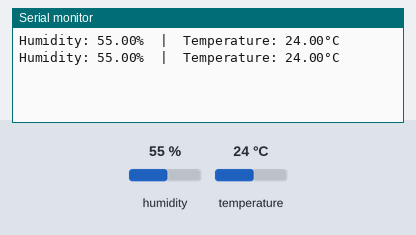
This program was run on a simulated Arduino Uno, built with avr-gcc and run on an emulated ATmega328P. Shown: the last lines printed to the serial monitor. The test bench sets the inputs (shaded band); at power-on: humidity 55 %, temperature 24 °C.

Above: at 2.8 s.
2.9 s: humidity set to 22 %
At 4.5 s:
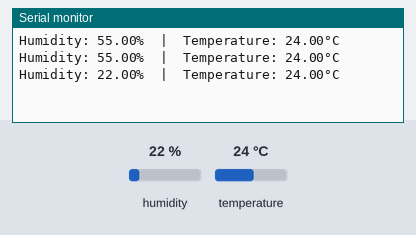
5.6 s: temperature set to 12 °C
At 6.9 s:
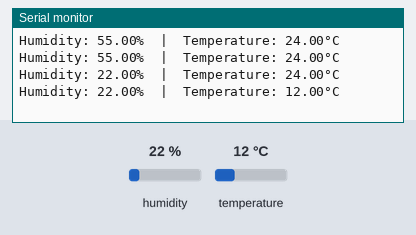
8.3 s: humidity set to 40 %
At 10.5 s:
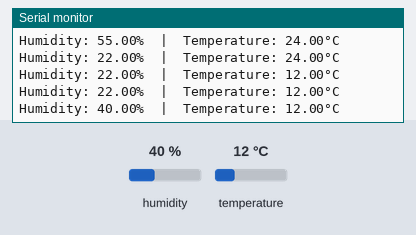
Timing chart, 0 to 12.0 s (numbered marks = the images above; inputs shaded):
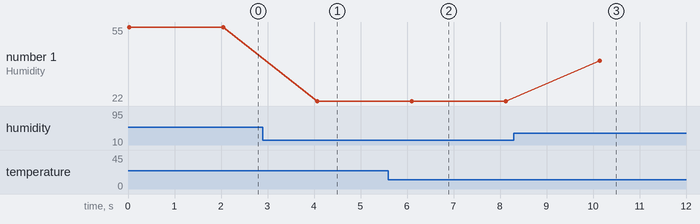

The program:

main.cpp
```cpp
#include <Arduino.h>
#include <DHT.h>

constexpr uint8_t DHT_PIN = 15;
constexpr uint8_t DHT_SENSOR_TYPE = DHT11;
DHT dht_sensor(DHT_PIN, DHT_SENSOR_TYPE);

void setup()
{
    Serial.begin(115200);
    dht_sensor.begin();
}

void loop()
{
    float humi = dht_sensor.readHumidity();
    float tempC = dht_sensor.readTemperature();

    if (isnan(tempC) || isnan(humi))
    {
        Serial.println("Failed to read from DHT sensor!");
    }
    else
    {
        Serial.print("Humidity: ");
        Serial.print(humi);
        Serial.print("%");

        Serial.print("  |  ");

        Serial.print("Temperature: ");
        Serial.print(tempC);
        Serial.print("°C");
        Serial.print('\n');
    }

    delay(2000);
}
```

Measured:
- after the input at 2.9 s, the serial monitor: prints a new line after 1.2 s (image 1)
- after the input at 5.6 s, the serial monitor: prints a new line after 0.50 s (image 2)
- after the input at 8.3 s, the serial monitor: prints a new line after 1.8 s (image 3)
- plotted number 1: 55 → 22 after the input at 2.9 s, 22 → 40 after the input at 8.3 s
